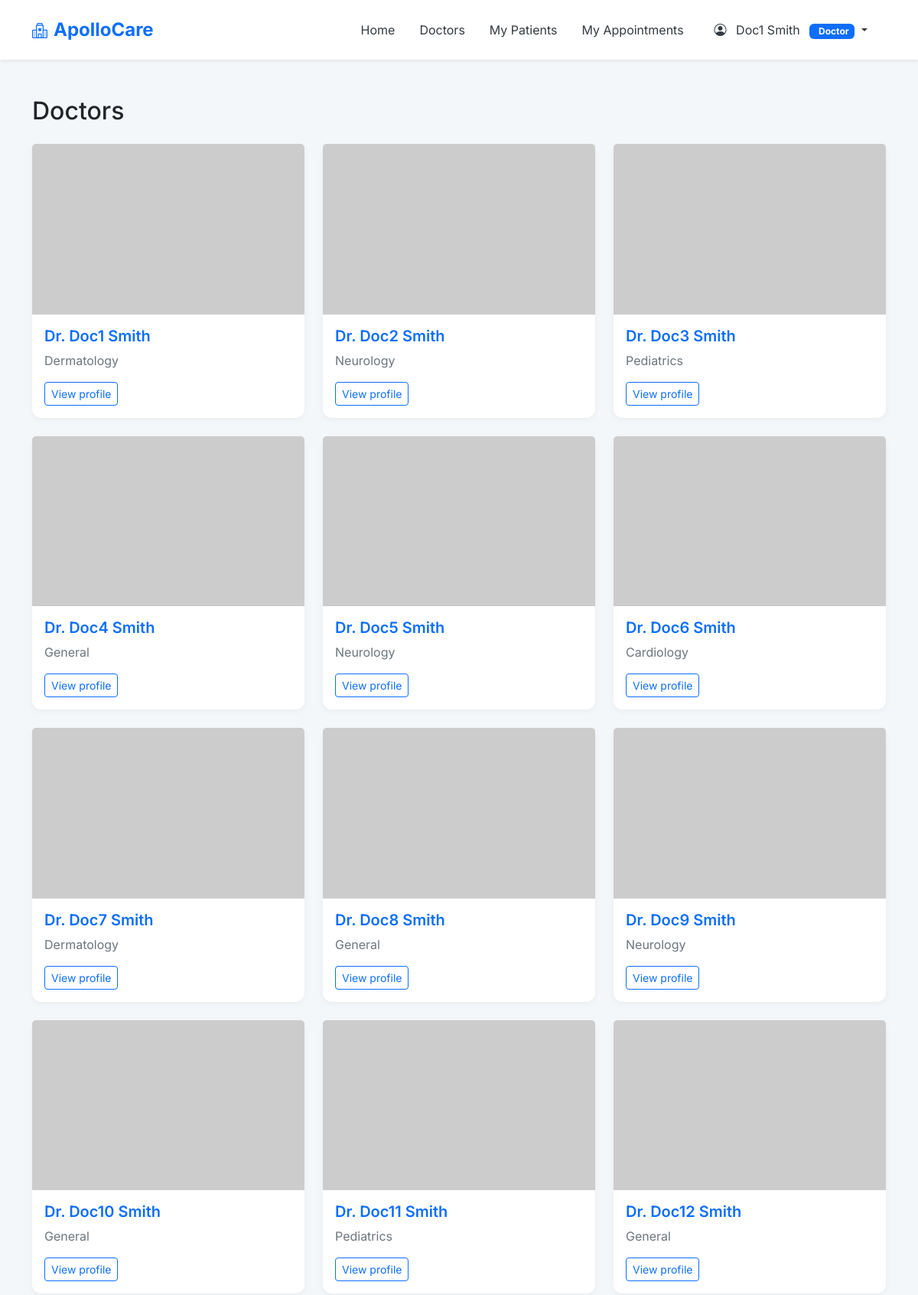
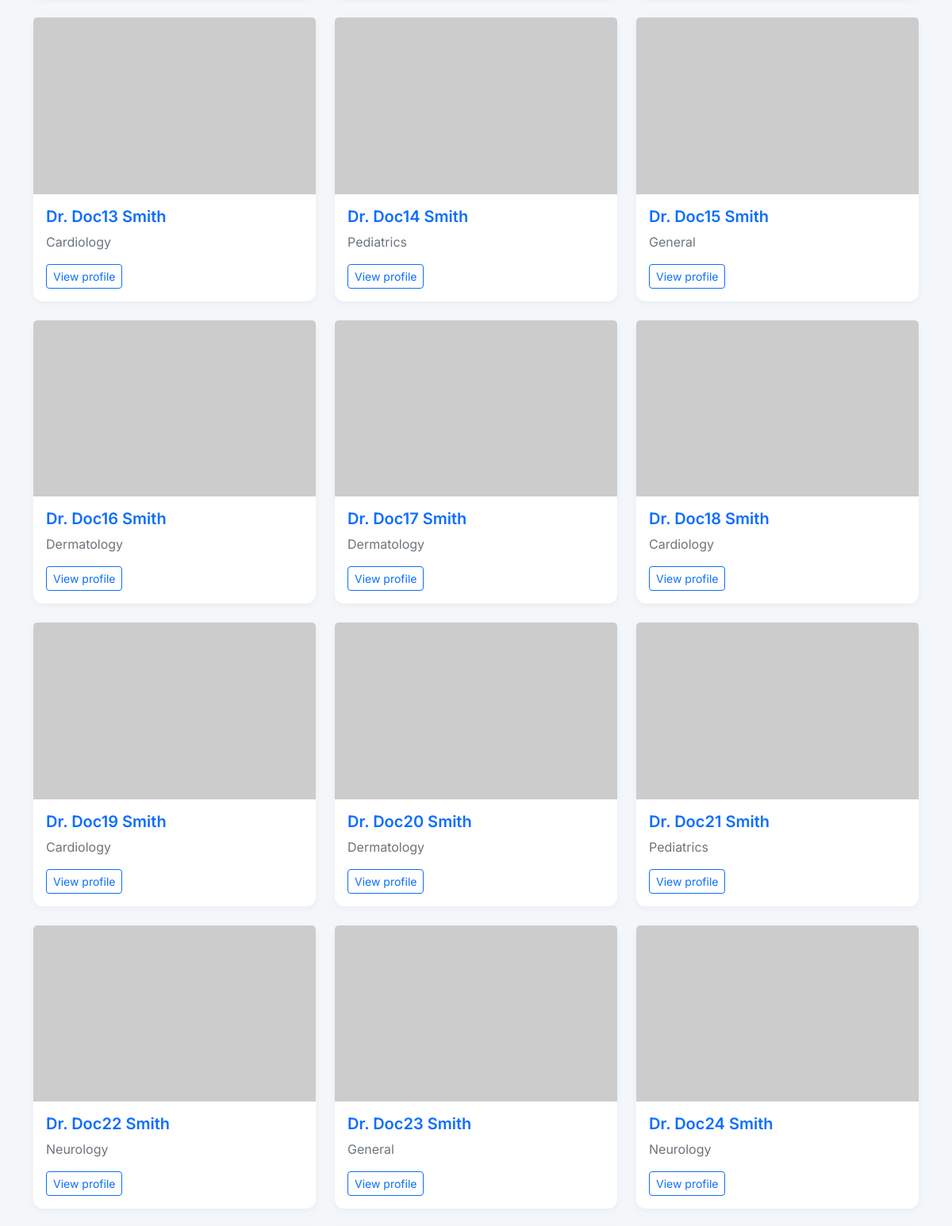
Screenshot of /doctors/ (signed in, upper part) with the database file from the repository (2 pictures, top to bottom).
### hospital/models.py (models this page shows, shortened)
class User(AbstractUser):
    ROLE_CHOICES = (("admin", "Admin"), ("doctor", "Doctor"), ("patient", "Patient"))
    role = models.CharField(max_length=20, choices=ROLE_CHOICES, default='patient')

class Doctor(models.Model):
    user = models.OneToOneField('User', on_delete=models.CASCADE, related_name='doctor_profile')
    specialty = models.CharField(max_length=200, blank=True)

### apps/patients/views.py (the view)
# urls.py: path('doctors/', views.doctors_list, name='doctors_list'),
@login_required
def doctors_list(request):
    doctors = Doctor.objects.select_related('user').all()
    return render(request, 'doctors_list.html', {'doctors': doctors})

### templates/doctors_list.html (shortened to what this page needs)
{% extends "base.html" %}
{% block content %}
<div class="d-flex justify-content-between align-items-center mb-4">
  <h2 class="mb-0">Doctors</h2>
</div>
{% if doctors %}
<div class="row gy-4">
  {% for doc in doctors %}
    <div class="col-md-4">
      <div class="card h-100">
        <img src="https://via.placeholder.com/400x250.png?text=Doctor" class="card-img-top" alt="Doctor">
        <div class="card-body">
          <h5 class="card-title">Dr. {{ doc.user.get_full_name }}</h5>
          <p class="card-text small-muted">{{ doc.specialty|default:'General Medicine' }}</p>
          <a href="/doctors/{{ doc.id }}/" class="btn btn-sm btn-outline-primary">View profile</a>
        </div>
      </div>
    </div>
  {% endfor %}
</div>
{% else %}
<div class="alert alert-info">No doctors available.</div>
{% endif %}
{% endblock %}

### templates/base.html (shortened to what this page needs)
<!doctype html>
<html lang="en">
  <head>
    <link href="https://cdn.jsdelivr.net/npm/bootstrap@5.3.2/dist/css/bootstrap.min.css" rel="stylesheet">
    <link rel="stylesheet" href="https://cdn.jsdelivr.net/npm/bootstrap-icons@1.10.5/font/bootstrap-icons.css">
    <link rel="stylesheet" href="/static/css/main.css">
  </head>
  <body class="d-flex flex-column min-vh-100">
    <header>
      <nav class="navbar navbar-expand-lg navbar-light bg-white shadow-sm sticky-top">
        <div class="container">
          <a class="navbar-brand fw-bold text-primary" href="/">
            <i class="bi bi-hospital fs-5 me-2"></i>ApolloCare
          </a>
          <div class="collapse navbar-collapse" id="mainNav">
            <ul class="navbar-nav ms-auto mb-2 mb-lg-0 align-items-lg-center">
              <li class="nav-item"><a class="nav-link" href="/">Home</a></li>
              <li class="nav-item"><a class="nav-link" href="/doctors/">Doctors</a></li>
              {% if user.is_authenticated %}
                {% if user.role == 'admin' %}
                  <li class="nav-item"><a class="nav-link" href="/patients/">Patients</a></li>
                  {% if not user.is_authenticated or user.role != 'admin' %}
                <li class="nav-item"><a class="nav-link" href="/appointments/">Appointments</a></li>
                {% endif %}
                {% elif user.role == 'doctor' %}
                  <li class="nav-item"><a class="nav-link" href="/patients/">My Patients</a></li>
                  <li class="nav-item"><a class="nav-link" href="/appointments/">My Appointments</a></li>
                {% else %}
                  <li class="nav-item"><a class="nav-link" href="/appointments/create/">
                    <i class="bi bi-calendar-plus me-1"></i>Book Appointment
                  </a></li>
                  <li class="nav-item"><a class="nav-link" href="/appointments/">My Appointments</a></li>
                {% endif %}
                <li class="nav-item ms-2">
                  <div class="nav-link dropdown-toggle" role="button" data-bs-toggle="dropdown" aria-expanded="false">
                    <i class="bi bi-person-circle me-2"></i>
                    {{ user.get_full_name|default:user.username }}
                    <span class="badge bg-primary ms-2">
                      {% if user.role == 'admin' %}
                        <i class="bi bi-shield-lock me-1"></i>Admin
                      {% elif user.role == 'doctor' %}
                        Doctor
                      {% else %}
                        <i class="bi bi-heart me-1"></i>Patient
                      {% endif %}
                    </span>
                  </div>
                </li>
              {% endif %}
            </ul>
          </div>
        </div>
      </nav>
    </header>
    <main class="flex-grow-1">
      <div class="container py-5">
        {% block content %}{% endblock %}
      </div>
    </main>
  </body>
</html>

### static/css/main.css (style rules this page uses)
:root { --brand:#0d6efd;--muted:#6c757d;--card:#ffffff;--dark:#212529;--light:#f4f7fa }
body { font-family:Inter,Arial,sans-serif;background:var(--light);color:var(--dark);margin:0 }
.card { background:var(--card);border:none;border-radius:12px;box-shadow:0 2px 8px rgba(0,0,0,0.05) }
.card h5 { font-weight:600;color:var(--brand) }
.navbar-brand { font-family:Inter,Arial,sans-serif;font-size:1.5rem;color:var(--brand) }
.navbar { padding:1rem;box-shadow:0 2px 4px rgba(0,0,0,0.05) }
.navbar-nav .nav-link { color:#343a40;margin-right:1rem }
.small-muted { color:var(--muted) }
.container { max-width:1140px }

### rows the page displays
User: get_full_name "Doc1 Smith"
Doctor: user.get_full_name "Doc1 Smith", specialty "Dermatology"
Doctor: user.get_full_name "Doc2 Smith", specialty "Neurology"
Doctor: user.get_full_name "Doc3 Smith", specialty "Pediatrics"
Doctor: user.get_full_name "Doc4 Smith", specialty "General"
Doctor: user.get_full_name "Doc5 Smith", specialty "Neurology"
Doctor: user.get_full_name "Doc6 Smith", specialty "Cardiology"
Doctor: user.get_full_name "Doc7 Smith", specialty "Dermatology"
Doctor: user.get_full_name "Doc8 Smith", specialty "General"
Doctor: user.get_full_name "Doc9 Smith", specialty "Neurology"
Doctor: user.get_full_name "Doc10 Smith", specialty "General"
Doctor: user.get_full_name "Doc11 Smith", specialty "Pediatrics"
Doctor: user.get_full_name "Doc12 Smith", specialty "General"
Doctor: user.get_full_name "Doc13 Smith", specialty "Cardiology"
Doctor: user.get_full_name "Doc14 Smith", specialty "Pediatrics"
Doctor: user.get_full_name "Doc15 Smith", specialty "General"
Doctor: user.get_full_name "Doc16 Smith", specialty "Dermatology"
Doctor: user.get_full_name "Doc17 Smith", specialty "Dermatology"
Doctor: user.get_full_name "Doc18 Smith", specialty "Cardiology"
Doctor: user.get_full_name "Doc19 Smith", specialty "Cardiology"
Doctor: user.get_full_name "Doc20 Smith", specialty "Dermatology"
Doctor: user.get_full_name "Doc21 Smith", specialty "Pediatrics"
Doctor: user.get_full_name "Doc22 Smith", specialty "Neurology"
Doctor: user.get_full_name "Doc23 Smith", specialty "General"
Doctor: user.get_full_name "Doc24 Smith", specialty "Neurology"
